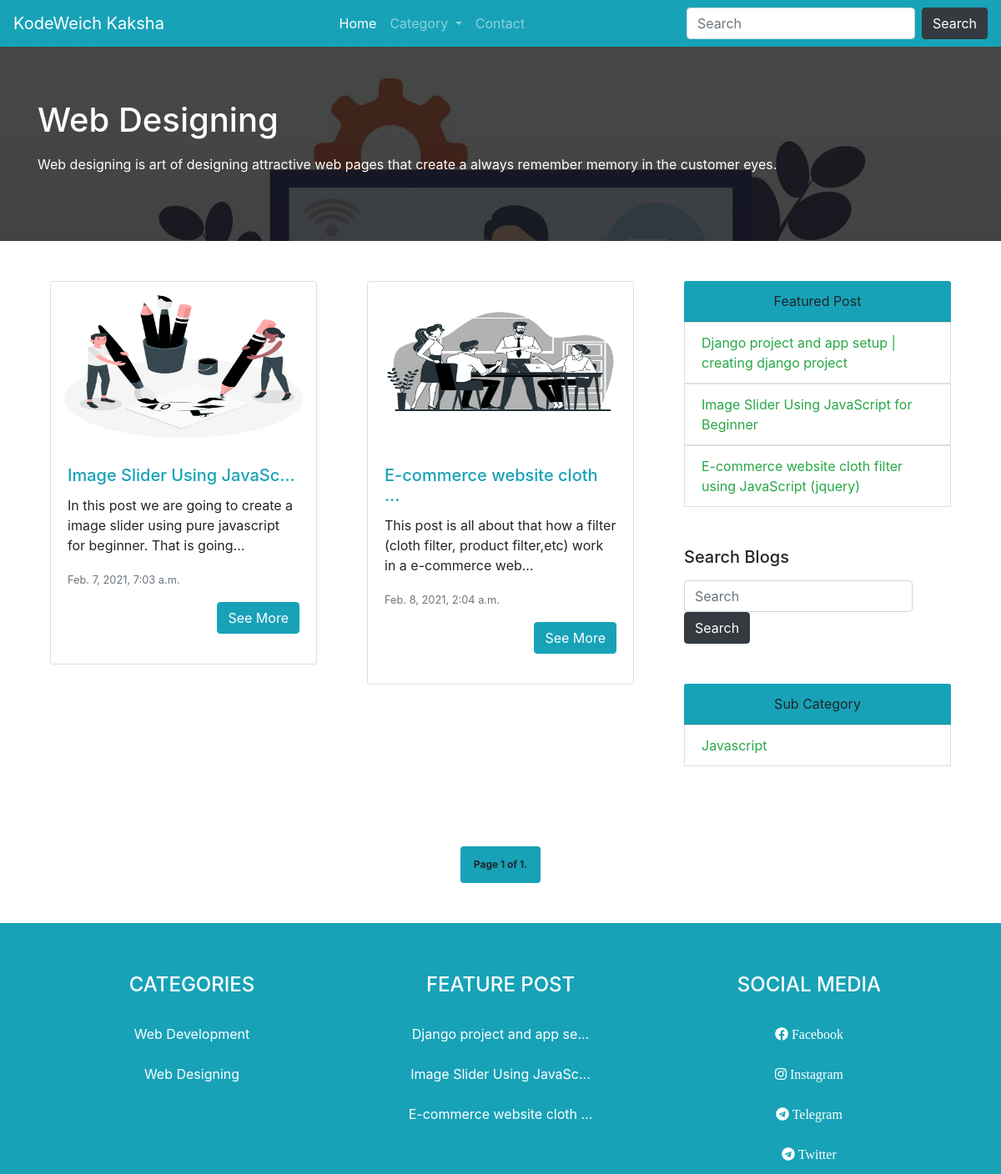
Page /blogs/web-designing-blogs on the committed database.
### blog/models.py (models this page shows, shortened)
class Web_detail(models.Model):
    website_name = models.CharField(max_length=100)
    hero_image = models.ImageField(upload_to = "upload/")
    category_image = models.ImageField(upload_to = "upload/")
    sub_category_image = models.ImageField(upload_to = "upload/")
    comment_image = models.ImageField(upload_to = "upload/")
    facebook_link =models.CharField(max_length=200)
    instagram_link =models.CharField(max_length=200)
    twitter_link =models.CharField(max_length=200)
    telegram_link =models.CharField(max_length=200)

class BlogCategory(models.Model):
    title = models.CharField(max_length= 50)
    slug = models.CharField(max_length = 100)
    description = models.CharField(max_length=200)

class Blog(models.Model):
    title = models.CharField(max_length = 100)
    permalink = models.CharField(max_length = 200)
    content = models.TextField()
    description = models.CharField(max_length = 300)
    date = models.DateTimeField(auto_now_add=True)
    author = models.ForeignKey(Author ,on_delete=models.CASCADE)
    category = models.ForeignKey(BlogCategory , on_delete=models.CASCADE)
    sub_category = models.ForeignKey(BlogSubCategory, on_delete=models.CASCADE)
    image = models.ImageField(upload_to = "upload/")

class BlogSubCategory(models.Model):
    title = models.CharField(max_length= 50)
    slug = models.CharField(max_length = 100)
    description = models.CharField(max_length = 200)
    category = models.ForeignKey(BlogCategory, on_delete=models.CASCADE)

### blog/views.py (the view)
# urls.py: path('blogs/<str:category_slug>',BlogView.as_view(),name="blog"),
class BlogView(View):
    def get(self,request,category_slug):
        category = BlogCategory.objects.get(slug = category_slug)
        blogs = Blog.objects.filter(category = category)
        sub_category = BlogSubCategory.objects.filter(category = category)
        blog_obj = pagination(request,blogs,6)
        context = {
            'blogs':blog_obj,
            'sub_category':sub_category,
            'category':category,
        }
        return render(request, template_name="blog/blog.html", context = context)

### blog/templatetags/blog_tags.py (called while the page is built)
@register.simple_tag
def SEO():
    configuration= SEO_Configuration.objects.all().first()
    return configuration

@register.simple_tag
def web_detail():
    detail = Web_detail.objects.all().first()
    return detail

@register.simple_tag
def category():
    categories = BlogCategory.objects.all()
    return categories

@register.simple_tag
def feature_post():
    blogs = Blog.objects.all()
    comment_dict = {}
    for blog in blogs:
        no_of_comment = Comment.objects.filter(blog = blog).count()
        comment_dict[blog.permalink] = no_of_comment
    comment = dict(sorted(comment_dict.items(),reverse=True, key=lambda item: item[1]))
    query_set =set()
    for slug in dict(list(comment.items())[0: 5]):
        blog = Blog.objects.get(permalink = slug)
        query_set.add(blog)
    return query_set

### blog/views.py (called while the page is built)
def pagination(request,blogs,page_number):
    paginator = Paginator(blogs, page_number) # Show 25 contacts per page.
    page_number = request.GET.get('page')
    blog_obj = paginator.get_page(page_number)
    return blog_obj

### blog/templates/blog/blog.html (shortened to what this page needs)
{% extends 'blog/layout.html' %}
{% load blog_tags %}
{% SEO as config %}
{% web_detail as detail %}
{% block body %}
<section id="jumbotron" style="background-image:linear-gradient(rgba(23, 26, 24, 0.8),rgba(21, 19, 21, 0.8)),url('{{detail.category_image.url}}'); background-repeat: no-repeat;background-size:cover;">
    <div class="text-white jumbotron mb-0 jumbotron-fluid bg-transparent">
        <div class="container">
            <h1 class="display-5">{{category.title}}</h1>
            <hr class="my-2">
            <p>{{category.description}}</p>
        </div>
    </div>
</section>
<section id="blogs">
    <div class="container pt-5 mx-auto">
        <div class="row row-cols-1 row-cols-md-2">
            <div class="col-lg-8 col-md-8 col-ms-12">
                <div class="contianer">
                    <div class="card-deck">
                        {% for blog in blogs %}
                        <div class="col-lg-6 col-md-6 col-sm-12">
                            <div class="card mb-3">
                                <img src="{{blog.image.url}}" class="card-img-top" alt="..." height="200px">
                                <div class="card-body mb-3">
                                    <a href="/blog/{{blog.permalink}}" class="text-decoration-none text-info"><h5 class="card-title">{{blog.title|slice:":25"}}...</h5></a>
                                    <p class="card-text">{{blog.description|slice:":100"|safe}}...</p>
                                    <p class="card-text"><small class="text-muted">{{blog.date}}</small></p>
                                    <div class="links text-right">
                                        <a href="/blog/{{blog.permalink}}" class="btn btn-info">See More</a>
                                    </div>
                                </div>
                            </div>
                        </div>
                        {% endfor %}
                    </div>
                </div>
            </div>
            <div class="col-lg-4 col-md-4 col-sm-12">
                <div class="container mb-5 mx-auto">
                    <div class="card border-0">
                        <div class="card-header text-center bg-info">
                            Featured Post
                        </div>
                        <ul class="list-group list-group-flush">
                            {% feature_post as posts %}
                            {% for post in posts %}
                            <a href="/blog/{{post.permalink}} "class="text-decoration-none text-success"><li class="list-group-item">{{post.title}}</li></a>
                            {% endfor %}
                        </ul>
                    </div>
                </div>
                <div class="container mb-5 ">
                    <h5 class="mb-3">Search Blogs</h5>
                    <form class="form-inline my-2 my-lg-0"  action="/search_blog/" method="GET">
                        <input class="form-control mr-sm-2" type="search" placeholder="Search" name="search" aria-label="Search">
                        <button class="btn btn-dark my-2 my-sm-0" type="submit">Search</button>
                    </form>
                </div>
                <div class="container  mb-5 mx-auto">
                    <div class="card border-0 ">
                        <div class="card-header bg-info text-center">
                            Sub Category
                        </div>
                        <ul class="list-group list-group-flush">
                            {% for subcat in sub_category %}
                            <a href="/blogs/{{subcat.category.slug}}/{{subcat.slug}}" class="text-decoration-none text-success"><li class="list-group-item">{{subcat.title}}</li></a>
                            {% endfor %}
                        </ul>
                    </div>
                </div>
            </div>
        </div>
        <div class="blog-pagination mb-5 mt-5 d-flex">
            <div class="pagination align-self-center mx-auto">
                <span class="step-links">
                    <span class="current badge bg-info p-3 ">
                        Page {{ blogs.number}} of {{ blogs.paginator.num_pages }}.
                    </span>
                </span>
            </div>
        </div>
    </div>
</section>
{% endblock %}

### blog/templates/blog/layout.html (shortened to what this page needs)
<!DOCTYPE html>
<html lang="en">
{% load static %}
{% load blog_tags %}
{% web_detail as detail %}
<head>
    {% SEO as config %}
    <link rel="stylesheet" href="https://cdn.jsdelivr.net/npm/bootstrap@4.6.0/dist/css/bootstrap.min.css">
    <link rel="stylesheet" href="{% static 'blog/css/style.css' %}">
    <link rel="stylesheet" href="https://cdnjs.cloudflare.com/ajax/libs/font-awesome/5.15.2/css/all.min.css" />
</head>
<body>
    <header>
        <nav class="navbar navbar-expand-lg bg-info navbar-dark">
            <a class="navbar-brand" href="#">{{detail.website_name}}</a>
            <div class="collapse navbar-collapse" id="navbarTogglerDemo03">
                <ul class="navbar-nav mx-auto mt-2 mt-lg-0">
                    <li class="nav-item active">
                        <a class="nav-link" href="{% url 'Home' %}">Home <span class="sr-only">(current)</span></a>
                    </li>
                    <li class="nav-item dropdown">
                        <a class="nav-link dropdown-toggle" href="#" id="navbarScrollingDropdown" role="button"
                            data-toggle="dropdown" aria-expanded="false">
                            Category
                        </a>
                            {% category as result %}
                    </li>
                    <li class="nav-item">
                        <a class="nav-link" href="{% url 'Contact' %}">Contact</a>
                    </li>
                </ul>
                <form class="form-inline my-2 my-lg-0" action="/search_blog/" method="GET">
                    <input class="form-control mr-sm-2" type="search" name="search" placeholder="Search" aria-label="Search">
                    <button class="btn btn-dark my-2 my-sm-0" type="submit">Search</button>
                </form>
            </div>
        </nav>
    </header>
   {% block body %}
   {% endblock %}
    <footer class="bg-info">
        <div class="container mx-auto text-center">
            <div class="card-group pt-5 bg-transparent ">
                <div class="card bg-transparent border-0">
                    <div class="card-header border-0 bg-transparent">
                       <h4 class="text-white text-uppercase">Categories</h4>
                    </div>
                    <ul class="list-group  list-group-flush">
                        {% category as result %}
                        {% for cat in result|slice:":4" %}
                        <a href="/blogs/{{category.slug}}" class="text-decoration-none text-white" ><li class="list-group-item border-0 bg-transparent">{{cat.title}}</li></a>
                         {% endfor %}
                    </ul>
                </div>
                <div class="card bg-transparent border-0">
                    <div class="card-header border-0 bg-transparent">
                        <h4 class="text-white text-uppercase">Feature POST</h4>
                    </div>
                    <ul class="list-group list-group-flush">
                        {% feature_post as posts %}
                        {% for post in posts %}
                        <a href="/blog/{{post.permalink}} " class="text-decoration-none text-white"><li class="list-group-item border-0 bg-transparent">{{post.title|slice:":25"}}...</li></a>
                        {% endfor %}
                    </ul>
                </div>
                <div class="card bg-transparent border-0">
                    <div class="card-header border-0 bg-transparent">
                        <h4 class="text-white text-uppercase">Social Media</h4>
                    </div>
                    <ul class="list-group  list-group-flush">
                        <a href="{{detail.facebook_link}}"><li class="list-group-item border-0 bg-transparent"><i class="fab fa-facebook text-white"> Facebook</i></li></a>
                        <a href="{{detail.instagram_link}}"><li class="list-group-item border-0 bg-transparent"><i class="fab fa-instagram text-white" aria-hidden="true"> Instagram</i></li></a>
                        <a href="{{detail.telegram_link}}"><li class="list-group-item border-0 bg-transparent"><i class="fab  fa-telegram text-white" aria-hidden="true"> Telegram</i></li></a>
                        <a href="{{detail.twitter_link}}"><li class="list-group-item border-0 bg-transparent"><i class="fab  fa-telegram text-white" aria-hidden="true"> Twitter</i></li></a>
                    </ul>
                </div>
            </div>
        </div>
    </footer>
</body>
</html>

### blog/static/blog/css/style.css (style rules this page uses)
body a { text-decoration: none; }

### rows in the picture
Web_detail: website_name "KodeWeich Kaksha", category_image (picture)
BlogCategory: title "Web Designing", description "Web designing is art of designing attractive web pages that create a always remember memory in the customer eyes."
Blog: image (picture), title "Image Slider Using JavaSc", description "In this post we are going to create a image slider using pure javascript for beginner. That is going", date "Feb. 7, 2021, 7:03 a.m.", title "Image Slider Using JavaScript for Beginner"
Blog: image (picture), title "E-commerce website cloth", description "This post is all about that how a filter (cloth filter, product filter,etc) work in a e-commerce web", date "Feb. 8, 2021, 2:04 a.m.", title "E-commerce website cloth filter using JavaScript (jquery)"
Blog: title "Django project and app setup | creating django project", title "Django project and app se"
BlogSubCategory: title "Javascript"
BlogCategory: title "Web Development"

### other values in the picture
{{ blogs.number }} "1"
{{ blogs.paginator.num_pages }} "1"
